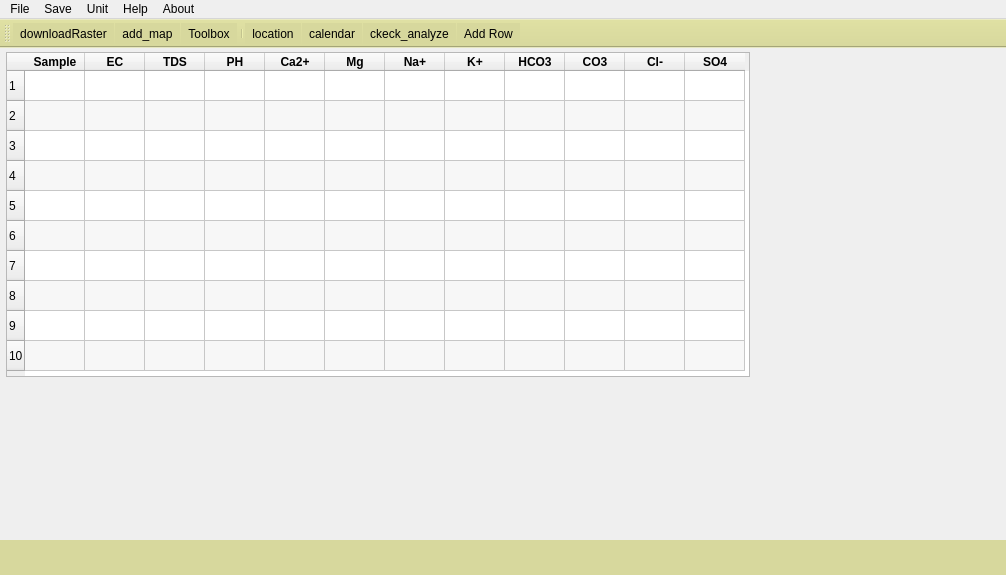
<?xml version="1.0" encoding="UTF-8"?>
<ui version="4.0">
 <class>MainWindow</class>
 <widget class="QMainWindow" name="MainWindow">
  <property name="enabled">
   <bool>true</bool>
  </property>
  <property name="geometry">
   <rect>
    <x>0</x>
    <y>0</y>
    <width>1006</width>
    <height>575</height>
   </rect>
  </property>
  <property name="sizePolicy">
   <sizepolicy hsizetype="Preferred" vsizetype="Preferred">
    <horstretch>0</horstretch>
    <verstretch>0</verstretch>
   </sizepolicy>
  </property>
  <property name="minimumSize">
   <size>
    <width>50</width>
    <height>50</height>
   </size>
  </property>
  <property name="windowTitle">
   <string>Water Accounting Plus - AquaMetrics Plus</string>
  </property>
  <property name="windowIcon">
   <iconset>
    <normaloff>icons/title.png</normaloff>icons/title.png</iconset>
  </property>
  <widget class="QWidget" name="centralwidget">
   <widget class="QWidget" name="map_widget_plot" native="true">
    <property name="geometry">
     <rect>
      <x>4</x>
      <y>4</y>
      <width>1231</width>
      <height>611</height>
     </rect>
    </property>
    <widget class="QTableWidget" name="tableWidget">
     <property name="geometry">
      <rect>
       <x>2</x>
       <y>0</y>
       <width>744</width>
       <height>325</height>
      </rect>
     </property>
     <property name="autoScrollMargin">
      <number>16</number>
     </property>
     <property name="alternatingRowColors">
      <bool>true</bool>
     </property>
     <property name="textElideMode">
      <enum>Qt::ElideRight</enum>
     </property>
     <property name="showGrid">
      <bool>true</bool>
     </property>
     <property name="gridStyle">
      <enum>Qt::SolidLine</enum>
     </property>
     <property name="sortingEnabled">
      <bool>false</bool>
     </property>
     <property name="wordWrap">
      <bool>true</bool>
     </property>
     <property name="rowCount">
      <number>10</number>
     </property>
     <attribute name="horizontalHeaderDefaultSectionSize">
      <number>60</number>
     </attribute>
     <row/>
     <row/>
     <row/>
     <row/>
     <row/>
     <row/>
     <row/>
     <row/>
     <row/>
     <row/>
     <column>
      <property name="text">
       <string>Sample</string>
      </property>
      <property name="font">
       <font>
        <weight>75</weight>
        <bold>true</bold>
       </font>
      </property>
     </column>
     <column>
      <property name="text">
       <string>EC</string>
      </property>
      <property name="font">
       <font>
        <weight>75</weight>
        <bold>true</bold>
       </font>
      </property>
     </column>
     <column>
      <property name="text">
       <string>TDS</string>
      </property>
      <property name="font">
       <font>
        <weight>75</weight>
        <bold>true</bold>
       </font>
      </property>
     </column>
     <column>
      <property name="text">
       <string>PH</string>
      </property>
      <property name="font">
       <font>
        <weight>75</weight>
        <bold>true</bold>
       </font>
      </property>
     </column>
     <column>
      <property name="text">
       <string>Ca2+</string>
      </property>
      <property name="font">
       <font>
        <weight>75</weight>
        <bold>true</bold>
       </font>
      </property>
     </column>
     <column>
      <property name="text">
       <string>Mg</string>
      </property>
      <property name="font">
       <font>
        <weight>75</weight>
        <bold>true</bold>
       </font>
      </property>
     </column>
     <column>
      <property name="text">
       <string>Na+</string>
      </property>
      <property name="font">
       <font>
        <weight>75</weight>
        <bold>true</bold>
       </font>
      </property>
     </column>
     <column>
      <property name="text">
       <string>K+</string>
      </property>
      <property name="font">
       <font>
        <weight>75</weight>
        <bold>true</bold>
       </font>
      </property>
     </column>
     <column>
      <property name="text">
       <string>HCO3</string>
      </property>
      <property name="font">
       <font>
        <weight>75</weight>
        <bold>true</bold>
       </font>
      </property>
     </column>
     <column>
      <property name="text">
       <string>CO3</string>
      </property>
      <property name="font">
       <font>
        <weight>75</weight>
        <bold>true</bold>
       </font>
      </property>
     </column>
     <column>
      <property name="text">
       <string>Cl-</string>
      </property>
      <property name="font">
       <font>
        <weight>75</weight>
        <bold>true</bold>
       </font>
      </property>
     </column>
     <column>
      <property name="text">
       <string>SO4</string>
      </property>
      <property name="font">
       <font>
        <weight>75</weight>
        <bold>true</bold>
       </font>
      </property>
     </column>
    </widget>
   </widget>
  </widget>
  <widget class="QMenuBar" name="menubar">
   <property name="geometry">
    <rect>
     <x>0</x>
     <y>0</y>
     <width>1006</width>
     <height>21</height>
    </rect>
   </property>
   <widget class="QMenu" name="menuCalculation">
    <property name="title">
     <string>Unit</string>
    </property>
    <addaction name="actionppm"/>
    <addaction name="actionmeq"/>
   </widget>
   <widget class="QMenu" name="menuHelp">
    <property name="title">
     <string>Help</string>
    </property>
    <addaction name="actionHelp"/>
   </widget>
   <widget class="QMenu" name="menuAbout">
    <property name="title">
     <string>About</string>
    </property>
    <addaction name="actionAbout"/>
   </widget>
   <widget class="QMenu" name="menuFile">
    <property name="title">
     <string>File</string>
    </property>
    <addaction name="actionAdd_layer"/>
    <addaction name="separator"/>
    <addaction name="actionTool_Box"/>
    <addaction name="actionCalendar_2"/>
    <addaction name="actionBase_Name"/>
    <addaction name="actionDownload_Raster_2"/>
    <addaction name="actionManage_Layers_2"/>
   </widget>
   <widget class="QMenu" name="menuSave">
    <property name="title">
     <string>Save</string>
    </property>
    <widget class="QMenu" name="menuSave_Sheet_images">
     <property name="title">
      <string>Save Sheet images</string>
     </property>
     <addaction name="actionSheet_1"/>
     <addaction name="actionSheet_2"/>
     <addaction name="actionSheet_3"/>
     <addaction name="actionSheet_4"/>
     <addaction name="actionSheet_5"/>
     <addaction name="actionSheet_6"/>
    </widget>
    <addaction name="menuSave_Sheet_images"/>
   </widget>
   <addaction name="menuFile"/>
   <addaction name="menuSave"/>
   <addaction name="menuCalculation"/>
   <addaction name="menuHelp"/>
   <addaction name="menuAbout"/>
  </widget>
  <widget class="QStatusBar" name="statusbar">
   <property name="minimumSize">
    <size>
     <width>0</width>
     <height>35</height>
    </size>
   </property>
   <property name="font">
    <font>
     <pointsize>11</pointsize>
     <weight>75</weight>
     <bold>true</bold>
    </font>
   </property>
   <property name="contextMenuPolicy">
    <enum>Qt::DefaultContextMenu</enum>
   </property>
   <property name="acceptDrops">
    <bool>false</bool>
   </property>
   <property name="autoFillBackground">
    <bool>false</bool>
   </property>
   <property name="styleSheet">
    <string notr="true">background-color:rgb(215, 216, 157);</string>
   </property>
   <property name="sizeGripEnabled">
    <bool>true</bool>
   </property>
  </widget>
  <widget class="QToolBar" name="toolBar">
   <property name="windowTitle">
    <string>toolBar</string>
   </property>
   <property name="autoFillBackground">
    <bool>false</bool>
   </property>
   <property name="styleSheet">
    <string notr="true">background-color:rgb(215, 216, 157)</string>
   </property>
   <attribute name="toolBarArea">
    <enum>TopToolBarArea</enum>
   </attribute>
   <attribute name="toolBarBreak">
    <bool>false</bool>
   </attribute>
   <addaction name="toolbar_downloadRaster"/>
   <addaction name="toolbar_map"/>
   <addaction name="toolbar_Toolbox"/>
   <addaction name="separator"/>
   <addaction name="toolbar_location"/>
   <addaction name="toolbar_calendar"/>
   <addaction name="toolbar_ckeckAnalyze"/>
   <addaction name="toolbarAddRow"/>
  </widget>
  <action name="actionOpen_File">
   <property name="text">
    <string>Open File</string>
   </property>
  </action>
  <action name="actionClear_Data">
   <property name="text">
    <string>Tool Box</string>
   </property>
  </action>
  <action name="actionSave">
   <property name="text">
    <string>Save</string>
   </property>
  </action>
  <action name="actionExit">
   <property name="text">
    <string>Exit</string>
   </property>
  </action>
  <action name="toolbar_new">
   <property name="icon">
    <iconset>
     <normaloff>icons/add.png</normaloff>icons/add.png</iconset>
   </property>
   <property name="text">
    <string>open_file</string>
   </property>
   <property name="toolTip">
    <string>Open File</string>
   </property>
  </action>
  <action name="toolbar_map">
   <property name="icon">
    <iconset>
     <normaloff>icons/add.png</normaloff>icons/add.png</iconset>
   </property>
   <property name="text">
    <string>add_map</string>
   </property>
   <property name="toolTip">
    <string>Import Layer</string>
   </property>
  </action>
  <action name="toolbar_save">
   <property name="icon">
    <iconset>
     <normaloff>icons/save.png</normaloff>icons/save.png</iconset>
   </property>
   <property name="text">
    <string>save</string>
   </property>
   <property name="toolTip">
    <string>Save</string>
   </property>
  </action>
  <action name="toolbar_chart">
   <property name="icon">
    <iconset>
     <normaloff>icons/chart.png</normaloff>icons/chart.png</iconset>
   </property>
   <property name="text">
    <string>chart</string>
   </property>
   <property name="toolTip">
    <string>Show Chart</string>
   </property>
  </action>
  <action name="toolbar_close">
   <property name="icon">
    <iconset>
     <normaloff>icons/close.png</normaloff>icons/close.png</iconset>
   </property>
   <property name="text">
    <string>close</string>
   </property>
   <property name="toolTip">
    <string>Close App</string>
   </property>
  </action>
  <action name="toolbar_location">
   <property name="icon">
    <iconset>
     <normaloff>icons/location.png</normaloff>icons/location.png</iconset>
   </property>
   <property name="text">
    <string>location</string>
   </property>
   <property name="toolTip">
    <string>Determin your basin name</string>
   </property>
  </action>
  <action name="toolbar_calendar">
   <property name="icon">
    <iconset>
     <normaloff>icons/calendar.png</normaloff>icons/calendar.png</iconset>
   </property>
   <property name="text">
    <string>calendar</string>
   </property>
   <property name="toolTip">
    <string>Determin your duration study</string>
   </property>
  </action>
  <action name="toolbar_ckeckAnalyze">
   <property name="icon">
    <iconset>
     <normaloff>icons/check.png</normaloff>
     <normalon>icons/check.png</normalon>icons/check.png</iconset>
   </property>
   <property name="text">
    <string>ckeck_analyze</string>
   </property>
   <property name="toolTip">
    <string>Check Analyze</string>
   </property>
  </action>
  <action name="toolbar_downloadRaster">
   <property name="icon">
    <iconset>
     <normaloff>icons/download.png</normaloff>icons/download.png</iconset>
   </property>
   <property name="text">
    <string>downloadRaster</string>
   </property>
   <property name="toolTip">
    <string>Download Raster</string>
   </property>
  </action>
  <action name="toolbar_Toolbox">
   <property name="icon">
    <iconset>
     <normaloff>icons/toolBox.png</normaloff>icons/toolBox.png</iconset>
   </property>
   <property name="text">
    <string>Toolbox</string>
   </property>
   <property name="toolTip">
    <string>Tool Box</string>
   </property>
  </action>
  <action name="actionResource_Base">
   <property name="text">
    <string>Resource Base</string>
   </property>
  </action>
  <action name="actionEvapotranspiration">
   <property name="text">
    <string>Evapotranspiration</string>
   </property>
  </action>
  <action name="actionAgricultural_Services">
   <property name="text">
    <string>Agricultural Services</string>
   </property>
  </action>
  <action name="actionWithdrawal">
   <property name="text">
    <string>Withdrawal</string>
   </property>
  </action>
  <action name="actionSurface_Water">
   <property name="text">
    <string>Surface Water</string>
   </property>
  </action>
  <action name="actionGroundwater">
   <property name="text">
    <string>Groundwater</string>
   </property>
  </action>
  <action name="actionCalendar">
   <property name="text">
    <string>Calendar</string>
   </property>
  </action>
  <action name="actionBase_name">
   <property name="text">
    <string>Base Name</string>
   </property>
  </action>
  <action name="actionDownload_Raster">
   <property name="text">
    <string>Download Raster</string>
   </property>
  </action>
  <action name="actionManage_Layers">
   <property name="text">
    <string>Manage Layers</string>
   </property>
  </action>
  <action name="actionTolerance">
   <property name="text">
    <string>Tolerance</string>
   </property>
  </action>
  <action name="actionHelp">
   <property name="text">
    <string>Help</string>
   </property>
  </action>
  <action name="actionAbout">
   <property name="text">
    <string>About</string>
   </property>
  </action>
  <action name="toolbar_Scenarios">
   <property name="icon">
    <iconset>
     <normaloff>icons/scenarios.png</normaloff>icons/scenarios.png</iconset>
   </property>
   <property name="text">
    <string>Scenarios</string>
   </property>
   <property name="toolTip">
    <string>Scenarios</string>
   </property>
  </action>
  <action name="actionAdd_layer">
   <property name="text">
    <string>Add layer</string>
   </property>
  </action>
  <action name="actionTool_Box">
   <property name="text">
    <string>Tool Box</string>
   </property>
  </action>
  <action name="actionCalendar_2">
   <property name="text">
    <string>Calendar</string>
   </property>
  </action>
  <action name="actionBase_Name">
   <property name="text">
    <string>Base Name</string>
   </property>
  </action>
  <action name="actionDownload_Raster_2">
   <property name="text">
    <string>Download Raster</string>
   </property>
  </action>
  <action name="actionManage_Layers_2">
   <property name="text">
    <string>Tolerance</string>
   </property>
  </action>
  <action name="actionTolerance_2">
   <property name="text">
    <string>Tolerance</string>
   </property>
  </action>
  <action name="actionSheet_1">
   <property name="text">
    <string>Sheet 1</string>
   </property>
  </action>
  <action name="actionSheet_2">
   <property name="text">
    <string>Sheet 2</string>
   </property>
  </action>
  <action name="actionSheet_3">
   <property name="text">
    <string>Sheet 3</string>
   </property>
  </action>
  <action name="actionSheet_4">
   <property name="text">
    <string>Sheet 4</string>
   </property>
  </action>
  <action name="actionSheet_5">
   <property name="text">
    <string>Sheet 5</string>
   </property>
  </action>
  <action name="actionSheet_6">
   <property name="text">
    <string>Sheet 6</string>
   </property>
  </action>
  <action name="actionTotal">
   <property name="text">
    <string>Total</string>
   </property>
  </action>
  <action name="actionppm">
   <property name="text">
    <string>ppm</string>
   </property>
  </action>
  <action name="actionmeq">
   <property name="text">
    <string>meq</string>
   </property>
  </action>
  <action name="toolbarAddRow">
   <property name="icon">
    <iconset>
     <normaloff>icons/add_row.png</normaloff>icons/add_row.png</iconset>
   </property>
   <property name="text">
    <string>Add Row</string>
   </property>
   <property name="toolTip">
    <string>Add row table</string>
   </property>
  </action>
 </widget>
 <resources/>
 <connections/>
</ui>
